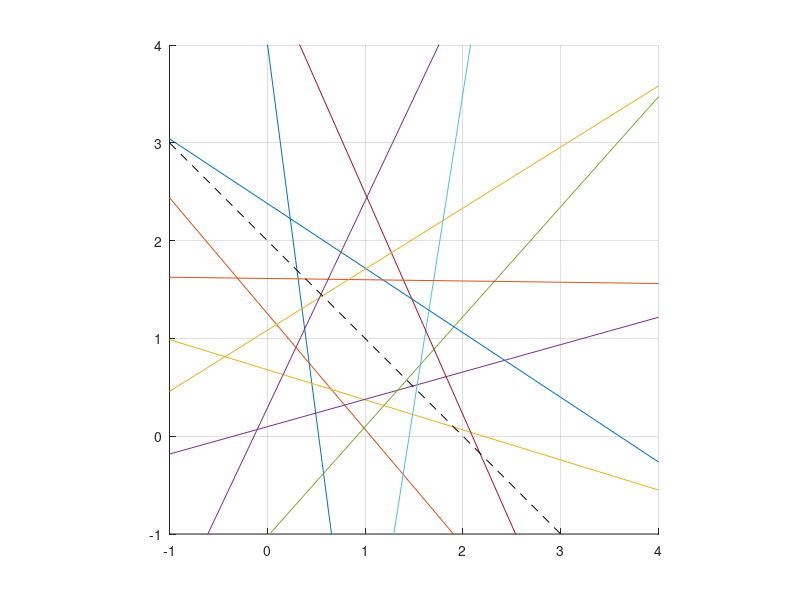

This chart was generated by the following MATLAB code: (Note: this script raises an error after producing the figure.)
N = 11;
a = (0:N-1)/N*2*pi+0.13;
x = [-1,4];
y = [-1,4];
close(figure(1));
figure(1);
hold('on');
grid('on');
dist = 0.6;
alpha = zeros(1,length(a));
beta  = zeros(1,length(a));
term  = zeros(1,length(a));
for n=1:length(a)
    alpha(n) = cos(a(n));
    beta(n)  = sin(a(n));
    x0    = 1 - dist*alpha(n);
    y0    = 1 - dist*beta(n);
    y = y0 - alpha(n)*(x-x0)/beta(n);
    term(n) = -alpha(n)*x0-beta(n)*y0;
    plot(x,y);
end
axis([-1,4,-1,4]);
axis('equal');

A  = [-alpha(:),-beta(:)];
a  = term(:);
B  = [1,1];
b  = 2;
lb = [-10.0;1.0];
ub = [0.8;10.0];

plot(x,(b-B(1)*x)/B(2),'k--');
Q = [2,4;4,10];
f = [-6;-12];

x = quadprog(Q,f,A,a,B,b,lb,ub,[],optimoptions(@quadprog,'Display','none'));
plot(x(1),x(2),'ro');

x2 = -Q\f;
plot(x2(1),x2(2),'k*');

fprintf(1,'------------------------------------\n');

[x,res,iters,ll] = dmriQuadprog2(...
    Q,f,A,a,B,b,lb,ub);

fprintf(1,'Matlab''s code converged within %d iters, residual %1.5f\n',iters,res);

plot(x(1),x(2),'k+');

fprintf(1,'------------------------------------\n');
%%%%%%%%%%%%%%%%%%%%%%%%%%%%
CC = [A;B];
uu = [a;b];
Qi = Q\eye(size(Q,1));
HH = CC*Qi*CC';
ff = ((f')*Qi*(CC')+uu')';
step = sqrt(sum(ff.*ff)) / (trace(HH)/size(HH,1));
fprintf(1,'Trying step: %1.4f\n',step);
%%%%%%%%%%%%%%%%%%%%%%%%%%%%

[x,status,iters,cost,lambda] = mexDMRIquadprog(Q,f,A,a,B,b,lb,ub,1000,step);


fprintf(1,'Returned status %i with %d iters and cost %1.5f\n',status,iters,cost);


CI = size(A,1);
CE = size(B,1);
CL = 2;
CU = 2;

pos = 0;
fprintf(1,'lamdba_ineq: %s\n',num2str(lambda(pos+1:pos+CI)'));
pos = pos+CI;
fprintf(1,'lamdba_eq: %s\n',num2str(lambda(pos+1:pos+CE)'));
pos = pos+CE;
fprintf(1,'lamdba_lb: %s\n',num2str(lambda(pos+1:pos+CL)'));
pos = pos+CL;
fprintf(1,'lamdba_ub: %s\n',num2str(lambda(pos+1:pos+CU)'));
pos = pos+CU;
fprintf(1,'------------------------------------\n');

plot(x(1),x(2),'go','MarkerSize',16);
